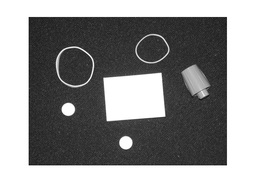
#> input picture Computer Vision_Solving basic questions/Data/Question1.png, 256 x 182 px, shrunk from 661 x 471 before the run, found by its file name
$ python main.py
#> lines starting #> are read from the running program, lines starting #| are printed output that depends on the picture; after the words box and inside, x2 and y2 are one past the last pixel; in counts of white or black regions, pixels touching at a corner belong together
### Computer Vision_Solving basic questions/utils.py
import os
import sys
import glob
from skimage.io import imread, imsave
import numpy as np
import matplotlib.pyplot as plt
from skimage.color import rgb2gray
from skimage import img_as_ubyte

def ensure_dir(path):
    """Create directory if it doesn't exist."""
    # so that if path is empty (file in current dir) nothing is done
    if not path:
        return
    os.makedirs(path, exist_ok=True)

def imread_im2double(path, as_gray=False):
    """Read image and convert to float64 in [0,1] range."""
#> called with path = 'Data\\Question3\\Question1.png', as_gray = True

    candidates = []
    if os.path.isabs(path):
        candidates = [path]
    else:
        candidates = [
            path,
            os.path.join(os.getcwd(), path),
            os.path.join(os.path.dirname(__file__), path),
            os.path.join(os.path.dirname(__file__), '..', path)
        ]

    found = None
    for p in candidates:
        if os.path.exists(p):
            found = p
            break

    if found is None:

        basename = os.path.basename(path)
        project_root = os.path.abspath(os.path.join(os.path.dirname(__file__), '..'))
        data_dir = os.path.join(project_root, 'Data')
        matches = []
        if os.path.exists(data_dir):
            matches = glob.glob(os.path.join(data_dir, '**', basename), recursive=True)
        if matches:
            found = matches[0]

    if found is None:
        raise FileNotFoundError(
            f"No such file: '{path}'. Tried: {candidates}. "
            f"Also searched Data/ and found: {matches if 'matches' in locals() else []}. "
            "Place the image under Data/ or update the image path in the code."
        )


    img = imread(found)
#> img is the input picture: shape (182, 256); min 3, max 255, mean 140.6
    img = np.asarray(img)

    # ensures float64 for processing
    if as_gray:

        if img.ndim == 3 and img.shape[2] in (3, 4):

            img = img.astype(np.float64)
            maxv = img.max() if img.size else 1.0
            if maxv != 0:
                img = img / maxv
            img = rgb2gray(img)
        else:
            img = img.astype(np.float64)
    else:
        img = img.astype(np.float64)

    # final normalization to [0,1]
    maxv = img.max() if img.size else 1.0
#> maxv = 255
    if maxv != 0:
        img /= maxv
    return img

# [6 lines left out: function imshow_gray, not called in this run]

def save_image(image, path):
    """Save image to given path."""
    dirpath = os.path.dirname(path)
    if dirpath:
        ensure_dir(dirpath)
    imsave(path, img_as_ubyte(image))

### Computer Vision_Solving basic questions/q1/main.py
import os
import sys
import numpy as np
from scipy import signal, ndimage
import matplotlib.pyplot as plt
from utils import imread_im2double, save_image, ensure_dir
import glob

# Adding the project root to sys.path
root = os.path.abspath(os.path.join(os.path.dirname(__file__), ".."))
sys.path.insert(0, root)

def gaussian_kernel(size, sigma):
    ax = np.arange(-size // 2 + 1., size // 2 + 1.)
    xx, yy = np.meshgrid(ax, ax)
    kernel = np.exp(-(xx**2 + yy**2) / (2. * sigma**2))
    return kernel / kernel.sum()

def sobel_filters(img):
    kx = np.array([[-1,0,1],[-2,0,2],[-1,0,1]], float)
    ky = kx.T
    ix = signal.convolve2d(img, kx, boundary='symm', mode='same')
    iy = signal.convolve2d(img, ky, boundary='symm', mode='same')
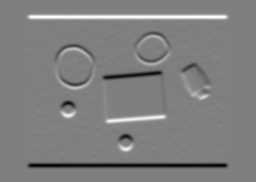
#> iy: shape (182, 256) float64; min -1.74, max 1.72, mean -6.34e-17; drawn with min black and max white
    return ix, iy

def trace_boundary(edge_map):
    # findng the connected components and for each component extracting the boundary pixels and ordered chain
    labeled, n = ndimage.label(edge_map)
    boundaries = []
    for lab in range(1, n+1):
        comp = (labeled == lab)
        if comp.sum() < 10:
            continue
        # boundary pixels: pixel in comp with at least one background neighbor
        pad = np.pad(comp, 1, mode='constant', constant_values=0)
        coords = np.argwhere(comp)
        bcoords = []
        for (r,c) in coords:
            neighborhood = pad[r:r+3, c:c+3]
            if np.any(neighborhood.flatten()==0):
                bcoords.append((r,c))
        if not bcoords:
            continue

        ordered = [bcoords.pop(np.argmin([p[1] for p in bcoords]))]  # start at leftmost
        while bcoords:
            last = ordered[-1]
            dists = [ ( (p[0]-last[0])**2 + (p[1]-last[1])**2, i ) for i,p in enumerate(bcoords) ]
            dists.sort()
            _, idx = dists[0]
            ordered.append(bcoords.pop(idx))
            if len(ordered)>10000:
                break
        boundaries.append(np.array(ordered))
    return boundaries

def main():
    root = os.path.abspath(os.path.join(os.path.dirname(__file__), ".."))
    img_path = "Data\\Question3\\Question1.png"  # existing assignment
    # I am adding this fallback: if image is not found, to try and locate it under project Data/
    if not os.path.exists(img_path):
        basename = os.path.basename(img_path)
        project_root = os.path.abspath(os.path.join(os.path.dirname(__file__), '..'))
        matches = glob.glob(os.path.join(project_root, '**', basename), recursive=True)
        if matches:
            img_path = matches[0]
        else:
            raise FileNotFoundError(
                f"Image not found: '{img_path}'. Place the file under {os.path.join(project_root, 'Data')} "
                "or update the path in q1/main.py."
            )

    out_dir = os.path.join(os.path.dirname(__file__), 'outputs'); ensure_dir(out_dir)
    img = imread_im2double(img_path, as_gray=True)
    sigma = 1.4
    gk = gaussian_kernel(7, sigma)
    sm = signal.convolve2d(img, gk, mode='same', boundary='symm')
    ix, iy = sobel_filters(sm)
    grad = np.sqrt(ix**2 + iy**2)
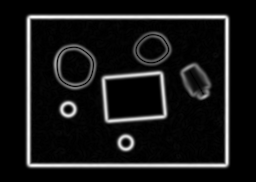
#> grad: shape (182, 256) float64; min 2.22e-16, max 1.78, mean 0.17; drawn with min black and max white
    ori = np.arctan2(iy, ix)
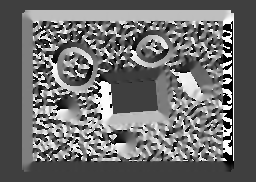
#> ori: shape (182, 256) float64; min -3.14, max 3.14, mean -0.459; drawn with min black and max white

    # saving gradient magnitude
    save_image((grad/grad.max()), os.path.join(out_dir, 'q1_gradient_magnitude.png'))

    # quiver overlay plot
    fig, ax = plt.subplots(figsize=(6,6))
    ax.imshow(img, cmap='gray')
    step = max(1, img.shape[1]//60)
#> step = 4
    Y, X = np.mgrid[0:img.shape[0]:step, 0:img.shape[1]:step]
    U = ix[::step, ::step]; V = -iy[::step, ::step]
    ax.quiver(X, Y, U, V, scale=50)
    ax.set_axis_off()
    fig.savefig(os.path.join(out_dir, 'q1_quiver_overlay.png'), bbox_inches='tight')
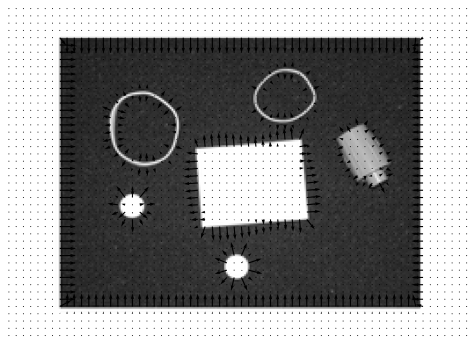
#> figure drawn by matplotlib, 1 panel
    plt.close(fig)

    # Edge map
    thresh = np.percentile(grad, 75)
#> thresh = 0.047
    edge_map = grad > thresh
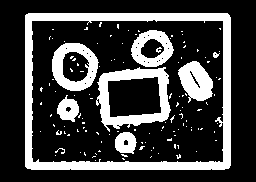
#> edge_map: shape (182, 256) bool; 25% white; 123 white regions (114 under 20 px), largest, box (x1, y1, x2, y2) and area: (25, 13, 231, 170) 5538, (96, 67, 171, 132) 1912, (52, 43, 99, 91) 1158
    save_image(edge_map.astype(float), os.path.join(out_dir, 'q1_edge_map.png'))

    # Boundary tracing
    boundaries = trace_boundary(edge_map)
#> in trace_boundary, `labeled, n = ndimage.label(edge_map)`:
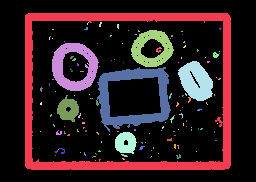
#> labeled: shape (182, 256) int32; 140 distinct labels, from 0 to 139; one colour per label, 0 black
#> in trace_boundary, `labeled, n = ndimage.label(edge_map)`: n = 139
#> after the loop in trace_boundary, `for lab in range(1, n+1):`: comp: shape (182, 256) bool; 0% white in thin lines or dots, all inside (x1, y1, x2, y2) = (95, 160, 96, 161)
#> after the loop in trace_boundary, `for lab in range(1, n+1):`: boundaries = 19 items
#> boundaries = 19 items

    fig, ax = plt.subplots(figsize=(6,6))
    ax.imshow(img, cmap='gray')
    for b in boundaries:
        if b.shape[0] > 1:
            ax.plot(b[:,1], b[:,0], '-r', linewidth=1)
#> this loop made 19 passes
    ax.set_axis_off()
    fig.savefig(os.path.join(out_dir, 'q1_boundaries.png'), bbox_inches='tight')
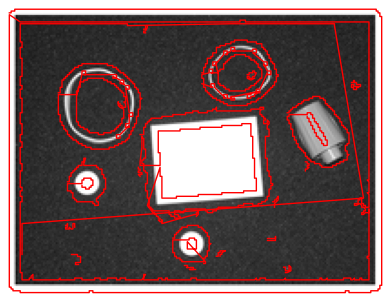
#> figure drawn by matplotlib, 1 panel
    plt.close(fig)
    print("q1 done. Outputs in", out_dir)

if __name__ == '__main__':
    main()
